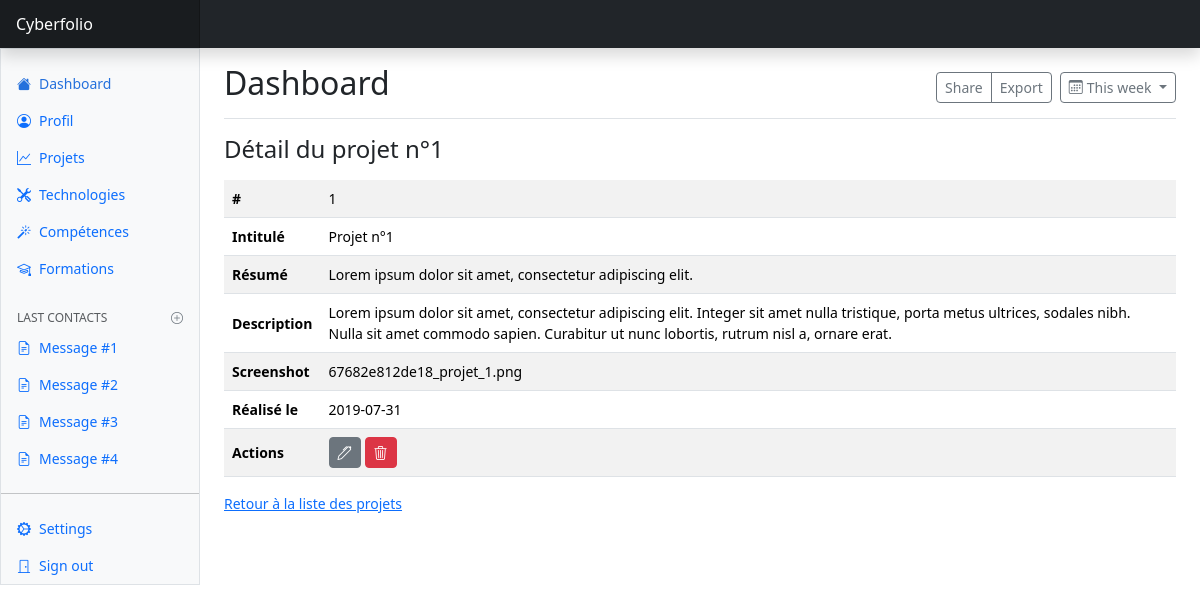
The app's page /admin/project_show.php?id=1, older data.
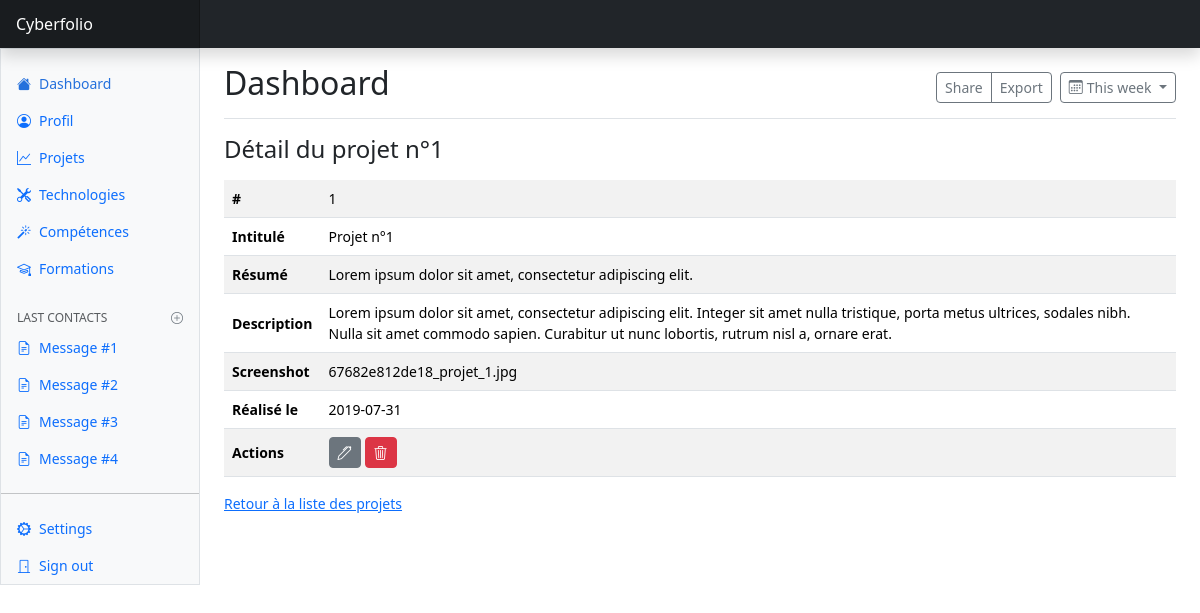
The same page, newer data.
### tables this page shows
CREATE TABLE `project` (
  `id_project` int NOT NULL,
  `title` varchar(100) NOT NULL,
  `summary` varchar(500) NOT NULL,
  `description` text NOT NULL,
  `screenshot` varchar(255) NOT NULL,
  `completed_at` date NOT NULL,
  `etc_` varchar(50) DEFAULT NULL,
  `id_profile` int NOT NULL
);

### admin/project_show.php (the view, shortened to what this page needs)
<?php
$errors = [];
if ($_SERVER["REQUEST_METHOD"] === "GET") {
  if (isset($_GET['id']) && trim($_GET['id']) !== '') {
    $filterOptions = [
      'options' => [
        'min_range' => 1,
      ],
    ];
    if (filter_input(INPUT_GET, 'id', FILTER_VALIDATE_INT, $filterOptions) !== FALSE) {
      $idProject = (int) $_GET['id'];
      $host = 'localhost';
      $dbName = 'cyberfolio_demo';
      $user = 'mentor';
      $pass = 'superMentor';
      try {
        $connexion = new PDO("mysql:host=$host;dbname=$dbName", $user, $pass);
        $connexion->setAttribute(PDO::ATTR_ERRMODE, PDO::ERRMODE_EXCEPTION);
        $query  = 'SELECT COUNT(*) FROM `project` ';
        $query .= 'WHERE `id_project` = :id_project';
        $queryValues = [
          ':id_project' => $idProject,
        ];
        $statement = $connexion->prepare($query);
        $result = $statement->execute($queryValues);
        $resultCount = $statement->fetchColumn();
        if ($resultCount === 0) {
          $connexion = null;
          $errors['project_details'] = "Le détail du projet n'est pas disponible : le projet n° $idProject n'existe pas ou a été supprimé.";
          $_SESSION['errors'] = $errors;
          header('Location: project_index.php');
          exit;
        } else {
          $query  = 'SELECT `id_project`, `title`, `summary`, `description`, `screenshot`, `completed_at` ';
          $query .= 'FROM `project` ';
          $query .= 'WHERE `id_project` = :id_project';
          $statement = $connexion->prepare($query);
          $result = $statement->execute($queryValues);
          $row = $statement->fetch(PDO::FETCH_ASSOC);
          $tableRows  = '';
          $tableRows .= '<tr><th class="align-middle">#</th><td>' . $row['id_project'] . '</td></tr>' . PHP_EOL;
          $tableRows .= '<tr><th class="align-middle">Intitulé</th><td>' . $row['title'] . '</td></tr>' . PHP_EOL;
          $tableRows .= '<tr><th class="align-middle">Résumé</th><td>' . $row['summary'] . '</td></tr>' . PHP_EOL;
          $tableRows .= '<tr><th class="align-middle">Description</th><td>' . $row['description'] . '</td></tr>' . PHP_EOL;
          $tableRows .= '<tr><th class="align-middle">Screenshot</th><td>' . $row['screenshot'] . '</td></tr>' . PHP_EOL;
          $tableRows .= '<tr><th class="align-middle">Réalisé le</th><td>' . $row['completed_at'] . '</td></tr>' . PHP_EOL;
          $tableRows .= '<tr><th class="align-middle">Actions</th><td>';
          $tableRows .= '<a href="project_update_form.php?id=' . $row['id_project'] . '" title="Modifier ce projet" class="btn btn-secondary btn-sm me-1"><i class="bi bi-pen"></i></a>';
          $tableRows .= '<a href="project_delete_form.php?id=' . $row['id_project'] . '" title="Supprimer ce projet" class="btn btn-danger btn-sm"><i class="bi bi-trash3"></i></a>';
          $tableRows .= '</td></tr>' . PHP_EOL;
        }
      } catch (PDOException $e) {
        $connexion = null;
        $errors['pdo'] = "Une erreur s'est produite lors de la récupération du projet en base de données : veuillez contacter l'administrateur du site.";
        $_SESSION['errors'] = $errors;
        header('project_index.php');
        exit;
      }
    } else {
      header("Location: ../404.php");
      exit;
    }
  } else {
    header("Location: ../404.php");
    exit;
  }
} else {
  header("Location: ../405.php");
  exit;
}
include_once "admin_top.php";
?>
<div class="">
  <h4 class="mb-3">Détail du projet n°<?= $idProject ?></h4>
  <div class="table-responsive small">
    <table class="table table-striped">
      <tbody>
        <?php
        echo $tableRows;
        ?>
      </tbody>
    </table>
    <a href="project_index.php" title="Retour à la liste des projets">Retour à la liste des projets</a>
  </div>
</div>
<?php
include_once "admin_bottom.php";
?>

### admin/admin_top.php (shortened to what this page needs)
<!doctype html>
<html lang="fr" data-bs-theme="light">
<head>
    <link href="https://cdn.jsdelivr.net/npm/bootstrap@5.3.3/dist/css/bootstrap.min.css" rel="stylesheet">
    <link href="https://cdn.jsdelivr.net/npm/bootstrap-icons@1.10.5/font/bootstrap-icons.min.css" rel="stylesheet">
    <link href="../assets/css/dashboard.css" rel="stylesheet">
</head>
<body>
    <header class="navbar sticky-top bg-dark flex-md-nowrap p-0 shadow" data-bs-theme="dark">
        <a class="navbar-brand col-md-3 col-lg-2 me-0 px-3 fs-6 text-white" href="#">Cyberfolio</a>
    </header>
    <div class="container-fluid">
        <div class="row">
            <div class="sidebar border border-right col-md-3 col-lg-2 p-0 bg-body-tertiary">
                <div class="offcanvas-md offcanvas-end bg-body-tertiary" tabindex="-1" id="sidebarMenu"
                    aria-labelledby="sidebarMenuLabel">
                    <div class="offcanvas-body d-md-flex flex-column p-0 pt-lg-3 overflow-y-auto">
                        <ul class="nav flex-column">
                            <li class="nav-item">
                                <a class="nav-link d-flex align-items-center gap-2 active" aria-current="page" href="index.php">
                                    <i class="bi-house-fill"></i>Dashboard
                                </a>
                            </li>
                            <li class="nav-item">
                                <a class="nav-link d-flex align-items-center gap-2" href="#">
                                    <i class="bi-person-circle"></i>Profil
                                </a>
                            </li>
                            <li class="nav-item">
                                <a class="nav-link d-flex align-items-center gap-2" href="project_index.php">
                                    <i class="bi-graph-up"></i>Projets
                                </a>
                            </li>
                            <li class="nav-item">
                                <a class="nav-link d-flex align-items-center gap-2" href="#">
                                    <i class="bi-tools"></i>Technologies
                                </a>
                            </li>
                            <li class="nav-item">
                                <a class="nav-link d-flex align-items-center gap-2" href="#">
                                    <i class="bi-magic"></i>Compétences
                                </a>
                            </li>
                            <li class="nav-item">
                                <a class="nav-link d-flex align-items-center gap-2" href="#">
                                    <i class="bi-mortarboard"></i>Formations
                                </a>
                            </li>
                        </ul>
                        <h6
                            class="sidebar-heading d-flex justify-content-between align-items-center px-3 mt-4 mb-1 text-body-secondary text-uppercase">
                            <span>Last contacts</span>
                            <a class="link-secondary" href="#" aria-label="Add a new report">
                                <i class="bi-plus-circle"></i>
                            </a>
                        </h6>
                        <ul class="nav flex-column mb-auto">
                            <li class="nav-item">
                                <a class="nav-link d-flex align-items-center gap-2" href="#">
                                    <i class="bi-file-earmark-text"></i>Message #1
                                </a>
                            </li>
                            <li class="nav-item">
                                <a class="nav-link d-flex align-items-center gap-2" href="#">
                                    <i class="bi-file-earmark-text"></i>Message #2
                                </a>
                            </li>
                            <li class="nav-item">
                                <a class="nav-link d-flex align-items-center gap-2" href="#">
                                    <i class="bi-file-earmark-text"></i>Message #3
                                </a>
                            </li>
                            <li class="nav-item">
                                <a class="nav-link d-flex align-items-center gap-2" href="#">
                                    <i class="bi-file-earmark-text"></i>Message #4
                                </a>
                            </li>
                        </ul>
                        <hr class="my-3">
                        <ul class="nav flex-column mb-auto">
                            <li class="nav-item">
                                <a class="nav-link d-flex align-items-center gap-2" href="#">
                                    <i class="bi-gear-wide-connected"></i>Settings
                                </a>
                            </li>
                            <li class="nav-item">
                                <a class="nav-link d-flex align-items-center gap-2" href="#">
                                    <i class="bi-door-closed"></i>Sign out
                                </a>
                            </li>
                        </ul>
                    </div>
                </div>
            </div>
            <main class="col-md-9 ms-sm-auto col-lg-10 px-md-4">
                <div
                    class="d-flex justify-content-between flex-wrap flex-md-nowrap align-items-center pt-3 pb-2 mb-3 border-bottom">
                    <h1 class="h2">Dashboard</h1>
                    <div class="btn-toolbar mb-2 mb-md-0">
                        <div class="btn-group me-2">
                            <button type="button" class="btn btn-sm btn-outline-secondary">Share</button>
                            <button type="button" class="btn btn-sm btn-outline-secondary">Export</button>
                        </div>
                        <button type="button"
                            class="btn btn-sm btn-outline-secondary dropdown-toggle d-flex align-items-center gap-1">
                            <i class="bi-calendar3"></i>This week
                        </button>
                    </div>
                </div>

### admin/admin_bottom.php (shortened to what this page needs)
            </main>
        </div>
    </div>
  </body>
</html>

### assets/css/dashboard.css (style rules this page uses)
.sidebar .nav-link { font-size: .875rem; font-weight: 500; }
.sidebar .nav-link.active { color: #2470dc; }
.sidebar-heading { font-size: .75rem; }
.navbar-brand { padding-top: .75rem; padding-bottom: .75rem; background-color: rgba(0, 0, 0, .25); box-shadow: inset -1px 0 0 rgba(0, 0, 0, .25); }

Row changes from the older to the newer data that the page shows:
changed project "Projet n°1": screenshot "67682e812de18_projet_1.png" → "67682e812de18_projet_1.jpg"
